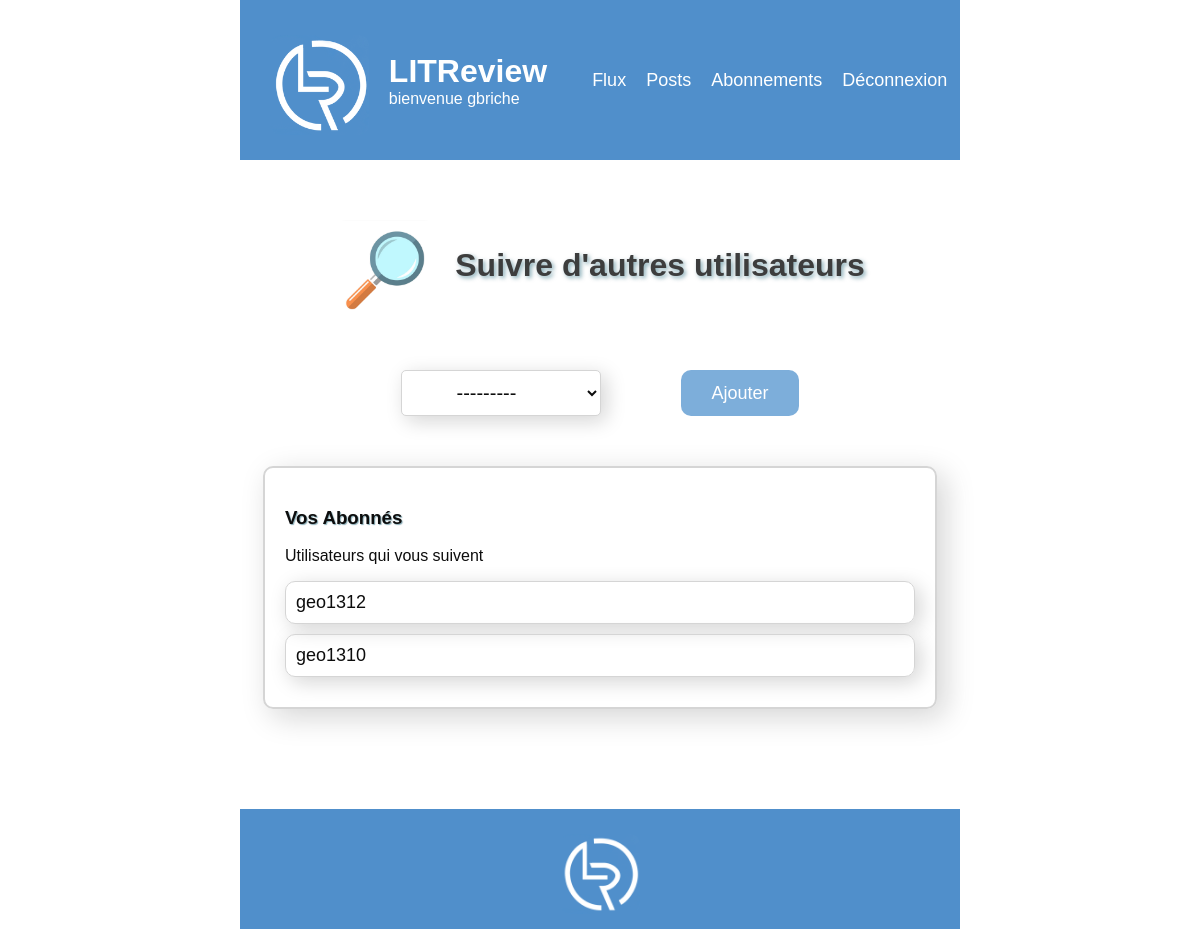
The page /follows/ (signed in) on the database as committed earlier.
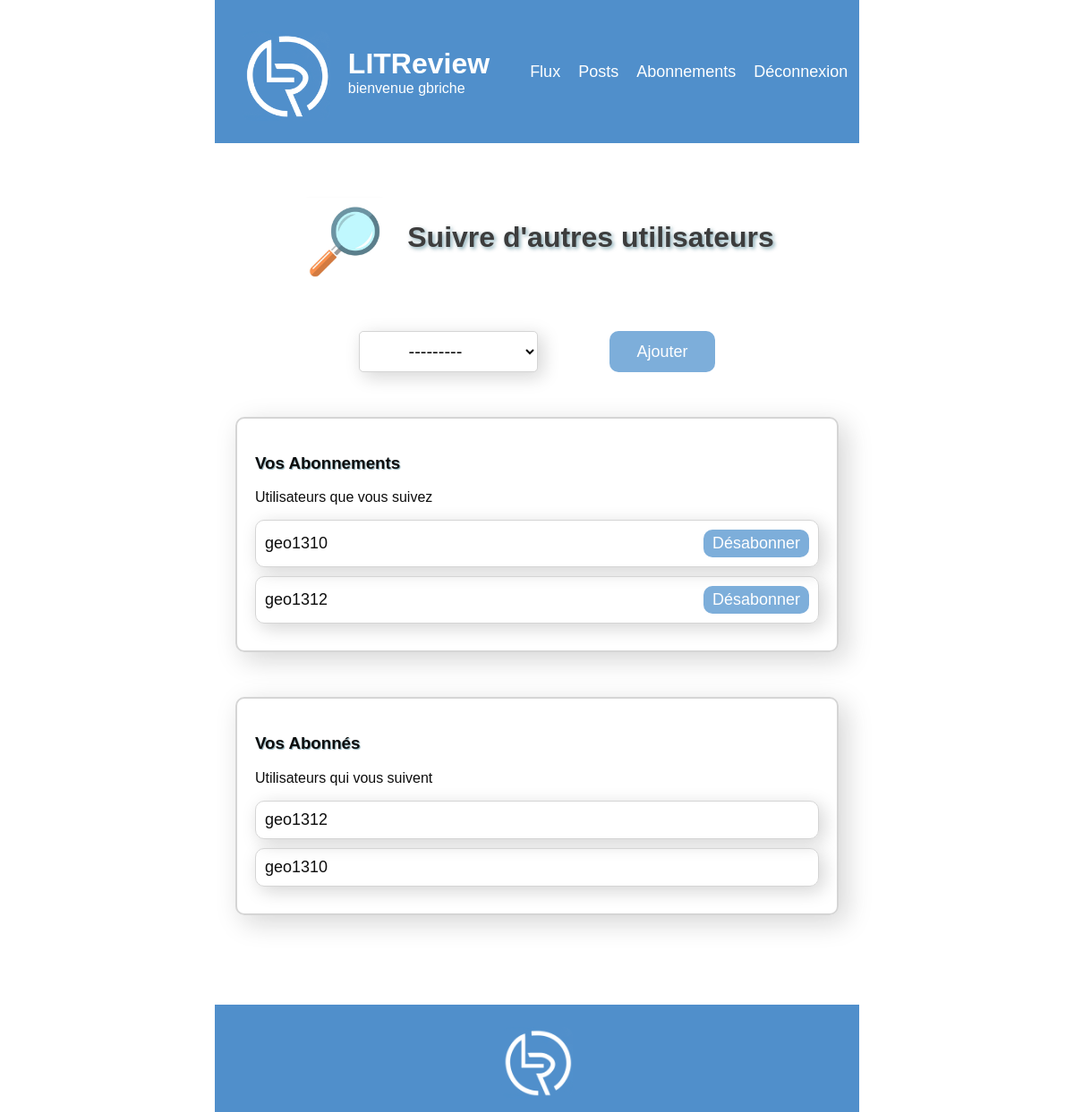
The same page on the database as committed later.
### bookreview/models.py (models this page shows)
class UserFollows(models.Model):
    user = models.ForeignKey(
        settings.AUTH_USER_MODEL, on_delete=models.CASCADE, related_name="following"
    )
    followed_user = models.ForeignKey(
        settings.AUTH_USER_MODEL, on_delete=models.CASCADE, related_name="followed_by"
    )
    class Meta:
        unique_together = (
            "user",
            "followed_user",
        )

### authentication/models.py (models this page shows)
class CustomUser(AbstractUser):
    pass

### bookreview/views.py (the view)
# urls.py: path("follows/", bookreview.views.follows, name="follows"),
@login_required
def follows(request):
    followings = UserFollows.objects.filter(user=request.user)
    followers = UserFollows.objects.filter(followed_user=request.user)
    if request.method == "POST":
        form = UserFollowsForm(request.POST)
        if form.is_valid():
            try:
                user_follow = form.save(commit=False)
                user_follow.user = request.user
                user_follow.save()
            except IntegrityError:
                messages.error(
                    request,
                    f"L'utilisateur {user_follow.followed_user} est deja dans votre liste de suivis",
                )
                return render(
                    request,
                    "bookreview/follows.html",
                    {"form": form, "followings": followings, "followers": followers},
                )
            return redirect("follows")
    else:
        form = UserFollowsForm()
    context = {
        "form": form,
        "followings": followings,
        "followers": followers,
    }
    return render(request, "bookreview/follows.html", context=context)

### bookreview/forms.py
class UserFollowsForm(forms.ModelForm):
    class Meta:
        model = UserFollows
        fields = ["followed_user"]

### bookreview/templates/bookreview/follows.html (shortened to what this page needs)
{% extends 'base.html' %}
{% load static %}
{% block content %}
    <div class="follows-page base-page">
        <div class="follows-form-title">
            <div class="icone-title">
                <img src="{% static 'icones/icone-loupe.png' %}" alt="icone loupe">
                <h2>Suivre d'autres utilisateurs</h2>
            </div>
            <div>
                <form method="post" class="follows-form">
                    {% for field in form %}
                        <div class="form-field-follows">
                            {{ field }}
                        </div>
                    {% endfor %}
                    <button type="submit" class="submit-button">Ajouter</button>
                </form>
            </div>
        </div>
        {% if followings %}
            <div class="following">
                <h3>Vos Abonnements</h3>
                <p>Utilisateurs que vous suivez</p>
                <div class="follows-list">
                    {% for following in followings %}
                        <div class="follows-item">
                            <span class="follows-username">{{ following.followed_user }}</span>
                            <a href="{% url 'follows_delete' following.id %}" class="follows-button">Désabonner</a>
                        </div>
                    {% endfor %}
                </div>
            </div>
        {% endif %}
        {% if followers %}
            <div class="followers">
                <h3>Vos Abonnés</h3>
                <p>Utilisateurs qui vous suivent</p>
                <div class="follows-list">
                    {% for follower in followers %}
                        <div class="follows-item">
                            <span class="follows-username">{{ follower.user }}</span>
                        </div>
                    {% endfor %}
                </div>
            </div>
        {% endif %}
    </div>
{% endblock content %}

Rows that differ between the two databases and show on the page:
added UserFollows: followed_user "geo1310", shown under "Vos Abonnements"
added UserFollows: followed_user "geo1312", shown under "Vos Abonnements"
Other text that changed with them:
text now shown: "Vos Abonnements Utilisateurs que vous suivez"
